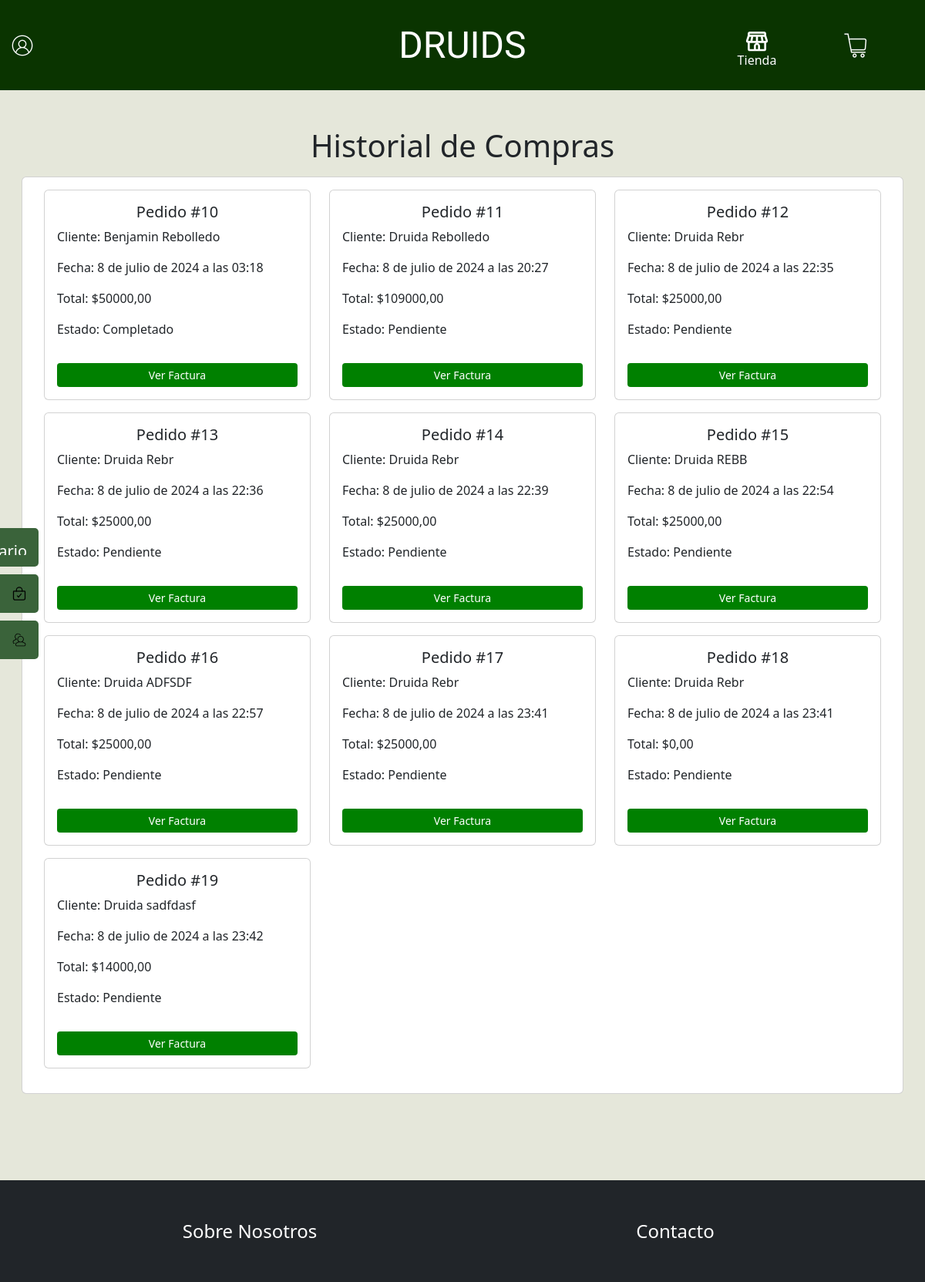
The page /historialCompra/ (signed in) on the database as committed earlier.
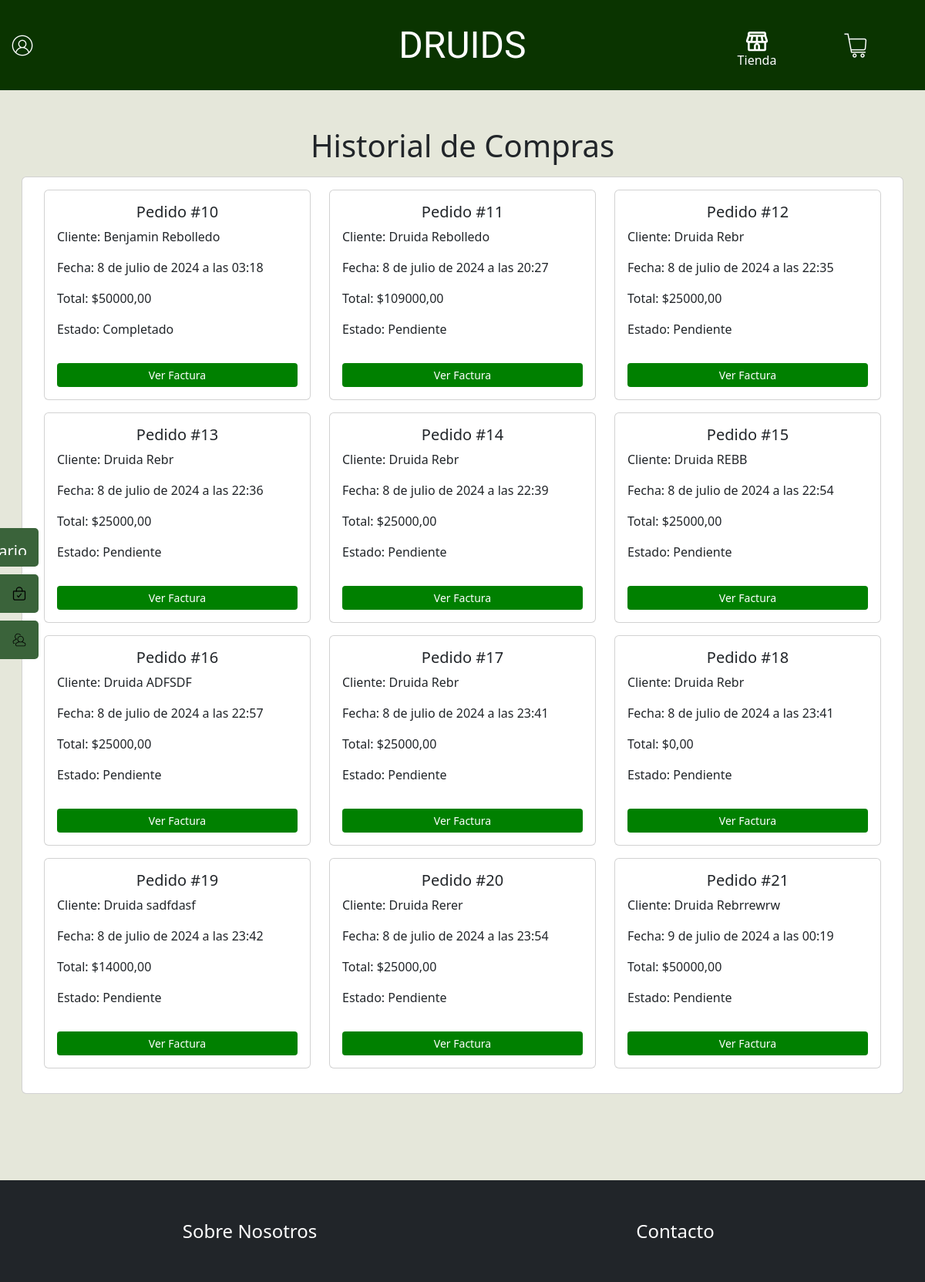
The same page on the database as committed later.
### Druids/models.py (models this page shows, shortened)
class Pedido(models.Model):
    nombre = models.CharField(max_length=100, verbose_name="Nombre del cliente")
    apellido = models.CharField(max_length=100, verbose_name="Apellido del cliente")
    email = models.EmailField(verbose_name="Correo Electrónico")
    rut = models.CharField(max_length=10, verbose_name="RUT")
    fecha_pedido = models.DateTimeField(auto_now_add=True, verbose_name="Fecha del pedido")
    total = models.DecimalField(max_digits=10, decimal_places=2, verbose_name="Total")
    direccion_envio = models.CharField(max_length=255, verbose_name="Dirección de envío")
    estado = models.CharField(max_length=50, choices=[('Pendiente', 'Pendiente'), ('Completado', 'Completado'), ('Cancelado', 'Cancelado')], verbose_name="Estado")
    usuario = models.ForeignKey(User, on_delete=models.CASCADE, verbose_name="Usuario", null=True, blank=True)

### Druids/views.py (the view)
# urls.py: path('historialCompra/', historialCompra, name='historialCompra'),
def historialCompra(request):
    pedidos = Pedido.objects.filter(usuario=request.user)
    return render(request, 'Druids/historialCompra.html', {'pedidos': pedidos})

### Druids/context_processors.py (called while the page is built)
def carrito_items_contador(request):
    if request.user.is_authenticated:
        contador = CarritoItem.objects.filter(usuario=request.user).count()
    else:
        contador = CarritoItem.objects.count()
    return {'carrito_items_contador': contador}

### Druids/templates/Druids/historialCompra.html (shortened to what this page needs)
{% extends 'Druids/base.html' %}
{% load static %}
{% block contenido %}
<link rel="stylesheet" href="{% static 'Druids/css/historialCompra.css' %}">
    <main>
        <section class="container-fluid mt-5">
            <h1 class="text-center">Historial de Compras</h1>
        </section>
        <section class="container-fluid Historial">
            <div class="card m-3">
                <div class="card-body">
                    <div class="container">
                        <div class="row">
                            {% if not pedidos %}
                            <div class="col-12 col-sm-12 col-md-6 col-lg-4">
                                <div>
                                    <div>
                                        <img src="{% static 'Druids/img/gris_claro.jpg' %}" class="img-fluid rounded-3" alt="skeleton">
                                    </div>
                                </div>
                            </div>
                            <div class="col-12 col-sm-12 col-md-6 col-lg-4">
                                <div>
                                    <div>
                                        <img src="{% static 'Druids/img/gris_claro.jpg' %}" class="img-fluid rounded-3" alt="skeleton">
                                    </div>
                                </div>
                            </div>
                            <div class="col-12 col-sm-12 col-md-6 col-lg-4">
                                <div>
                                    <div>
                                        <img src="{% static 'Druids/img/gris_claro.jpg' %}" class="img-fluid rounded-3" alt="skeleton">
                                    </div>
                                </div>
                            </div>
                            {% else %}
                            {% for pedido in pedidos %}
                            <div class="col-12 col-sm-12 col-md-6 col-lg-4">
                                <div class="card mb-3">
                                    <div class="card-body">
                                        <h5 class="card-title text-center">Pedido #{{ pedido.id }}</h5>
                                        <p class="card-text">Cliente: {{ pedido.nombre }} {{ pedido.apellido }}</p>
                                        <p class="card-text">Fecha: {{ pedido.fecha_pedido }}</p>
                                        <p class="card-text">Total: ${{ pedido.total }}</p>
                                        <p class="card-text">Estado: {{ pedido.estado }}</p>
                                    </div>
                                    <div class="text-center mb-3 mx-3">
                                        <button type="button" class="btn btn-sm ver-detalles" data-pedido-id="{{ pedido.id }}" data-bs-toggle="modal" data-bs-target="#modalVerPedido{{pedido.id}}">Ver Factura</button>
                                    </div>
                                </div>
                            </div>
                            {% endfor %}
                            {% endif %}
                        </div>
                    </div>
                </div>
            </div>
        </section>
    </main>
{% endblock %}

Rows that differ between the two databases and show on the page:
added Pedido: id "20", nombre "Druida", apellido "Rerer", fecha_pedido "8 de julio de 2024 a las 23:54", total "25000,00", estado "Pendiente"
added Pedido: id "21", nombre "Druida", apellido "Rebrrewrw", fecha_pedido "9 de julio de 2024 a las 00:19", total "50000,00", estado "Pendiente"
